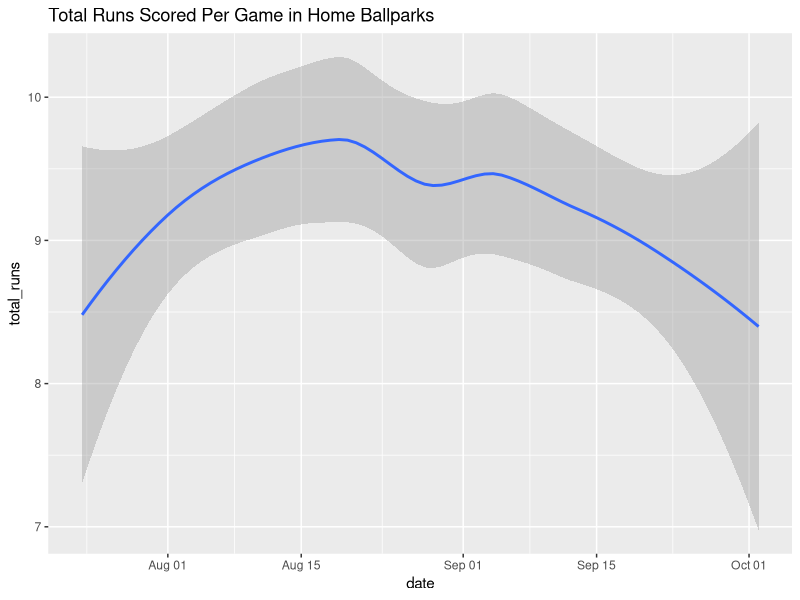
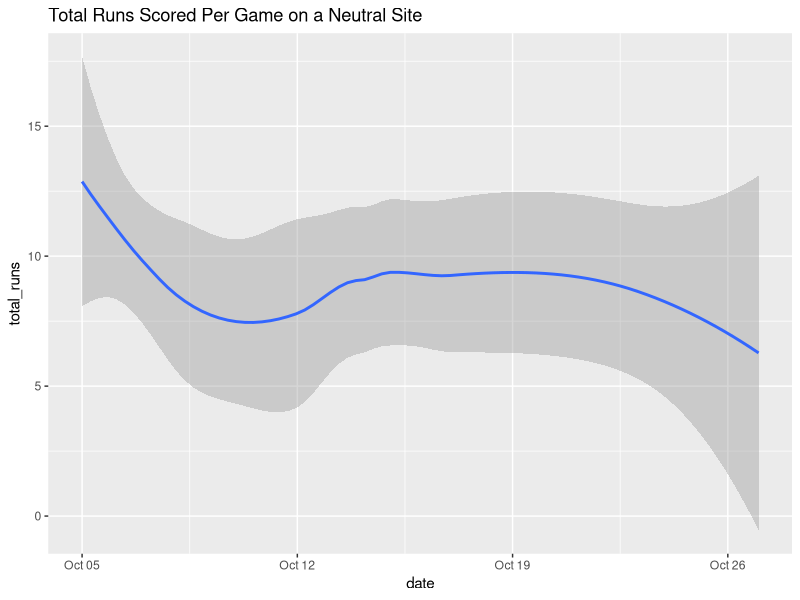

Generate these figures, in order, with R:
## ---- chunk 1
library(tidyverse)
dat_mlb <- read_csv("mlb_elo_latest.csv")
## ---- chunk 2
home_ballparks <- dat_mlb %>% filter(neutral == 0) %>% mutate(total_runs = score1 + score2)
neutral_site <- dat_mlb %>% filter(neutral == 1) %>% mutate(total_runs = score1 + score2)
ggplot(data = home_ballparks, mapping = aes(x = date, y = total_runs)) + geom_smooth() + ggtitle("Total Runs Scored Per Game in Home Ballparks")
ggplot(data = neutral_site, mapping = aes(x = date, y = total_runs)) + geom_smooth() + ggtitle("Total Runs Scored Per Game on a Neutral Site")
